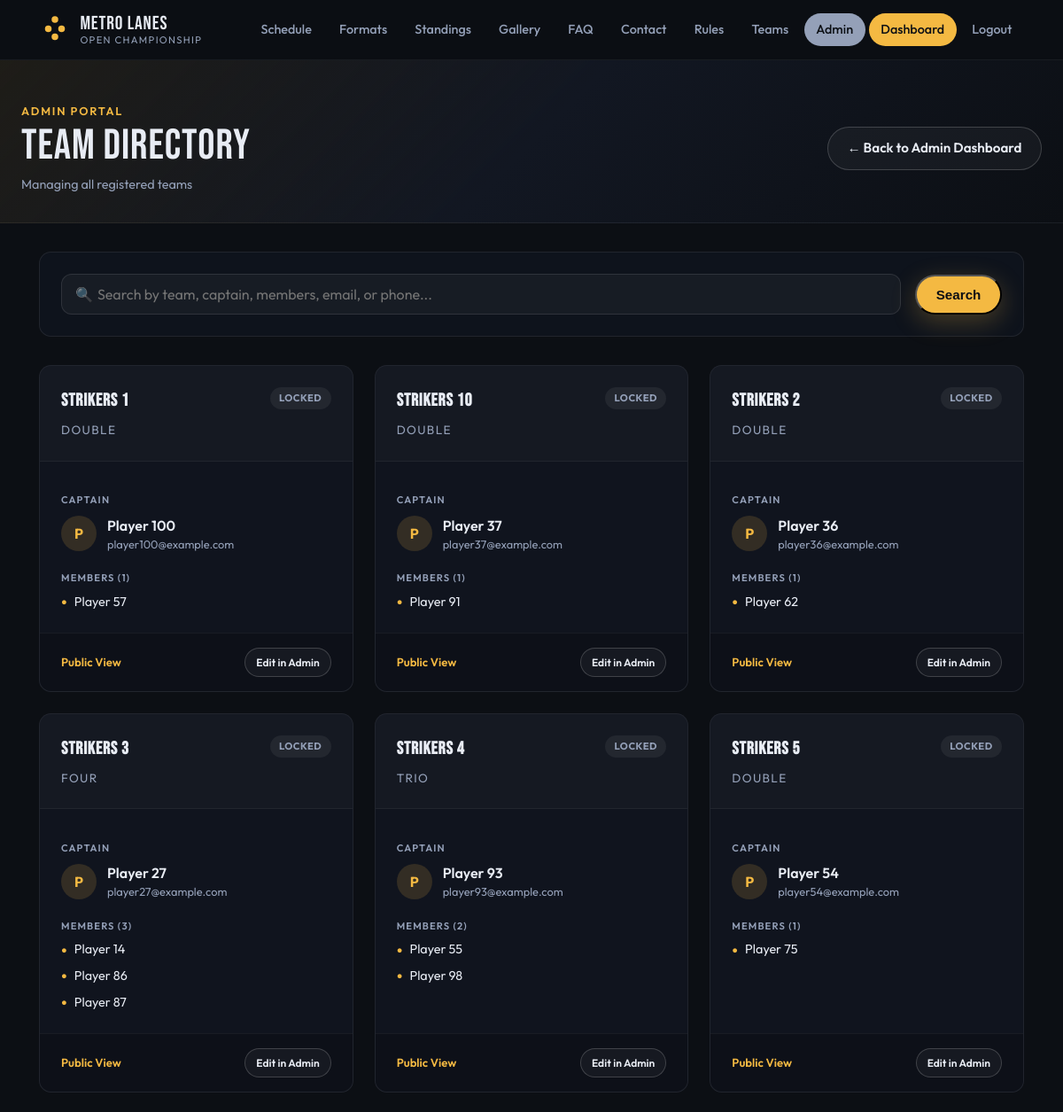
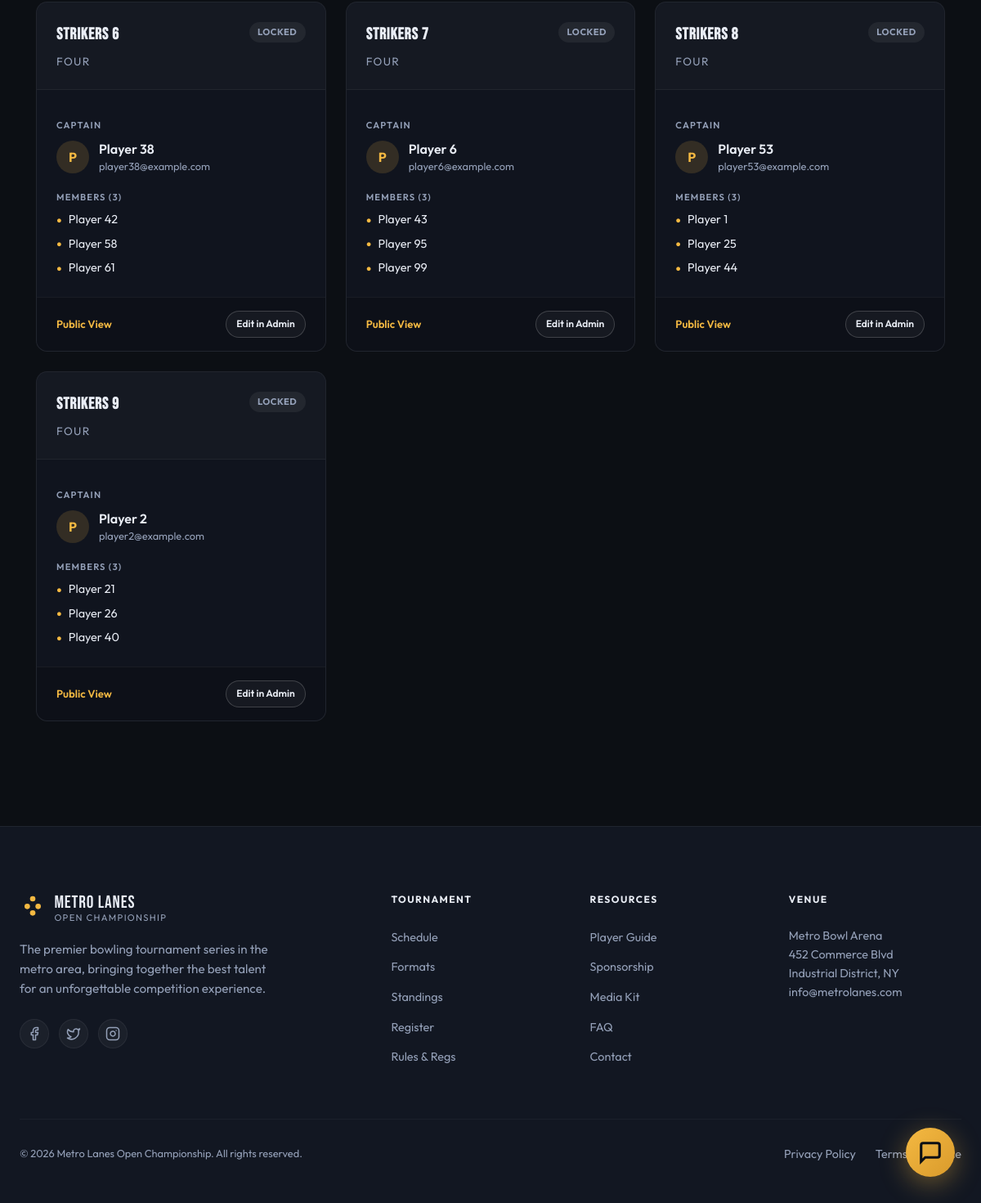
Page /manage/teams/ (signed in) on the committed database (2 pictures, top to bottom).
### core/models.py (models this page shows, shortened)
class Team(models.Model):
    choices = [
        ('Double', 'Double'),
        ('Trio', 'Trio'),
        ('Four', 'Four'),
    ]
    name = models.CharField(max_length=100)
    captain = models.ForeignKey(User, on_delete=models.CASCADE, related_name='captained_teams')
    members = models.ManyToManyField(User, related_name='member_teams')
    category = models.CharField(max_length=100, choices=choices)
    is_recruiting = models.BooleanField(default=False)

class User(AbstractUser):
    username = None
    email = models.EmailField(_('email address'), unique=True)
    GENDER_CHOICES = (
        ('M', 'Male'),
        ('F', 'Female'),
        ('O', 'Other'),
    )
    gender = models.CharField(max_length=1, choices=GENDER_CHOICES, blank=True, null=True)
    birth_date = models.DateField(blank=True, null=True)
    primary_phone = models.CharField(max_length=20, blank=True, null=True)
    secondary_phone = models.CharField(max_length=20, blank=True, null=True)
    USERNAME_FIELD = 'email'
    REQUIRED_FIELDS = []
    objects = CustomUserManager()

### core/views.py (the view, shortened to what this page needs)
# urls.py: path('manage/teams/', views.admin_team_list, name='admin_team_list'),
@staff_member_required
def admin_team_list(request):
    query = request.GET.get('q', '').strip()
    teams = Team.objects.select_related('captain').prefetch_related('members').all().order_by('name')
    return render(request, 'core/admin_team_list.html', {
        'teams': teams,
        'query': query
    })

### templates/core/admin_team_list.html (shortened to what this page needs)
{% extends "core/base.html" %}
{% load static %}
{% block content %}
<section class="dashboard">
  <div class="dash-header">
    <div class="dash-header__inner">
      <div class="dash-header__greeting">
        <p class="dash-header__eyebrow">Admin Portal</p>
        <h1 class="dash-header__title">Team Directory</h1>
        <p class="dash-header__email">Managing all registered teams</p>
      </div>
      <div class="dash-header__actions">
        <a class="btn btn--ghost" href="{% url 'admin_dashboard' %}">← Back to Admin Dashboard</a>
      </div>
    </div>
  </div>
  <div class="dash-content">
    <div style="margin-bottom: 2rem; background: rgba(18,23,34,0.6); padding: 1.5rem; border-radius: 0.85rem; border: 1px solid rgba(255,255,255,0.08);">
      <form method="get" style="display: flex; gap: 1rem; align-items: center; width: 100%;">
        <div style="position: relative; flex-grow: 1;">
          <input type="text" name="q" value="{{ query }}" placeholder="Search by team, captain, members, email, or phone..." class="form-control" style="margin: 0; padding-left: 2.5rem; width: 100%;">
          <span style="position: absolute; left: 1rem; top: 50%; transform: translateY(-50%); color: var(--text-muted); opacity: 0.5;">🔍</span>
        </div>
        <button type="submit" class="btn btn--primary">Search</button>
      </form>
    </div>
    <div style="display: grid; grid-template-columns: repeat(auto-fill, minmax(320px, 1fr)); gap: 1.5rem;">
      {% for team in teams %}
        <div class="card" style="display: flex; flex-direction: column; overflow: hidden; height: 100%;">
          <div style="padding: 1.5rem; background: rgba(255,255,255,0.02); border-bottom: 1px solid rgba(255,255,255,0.05);">
            <div style="display: flex; justify-content: space-between; align-items: flex-start; margin-bottom: 0.5rem;">
              <h2 style="margin: 0; font-size: 1.25rem; font-family: var(--font-display); letter-spacing: 0.04em;">{{ team.name }}</h2>
              <span class="badge {% if team.is_recruiting %}badge--active{% else %}badge--inactive{% endif %}" style="font-size: 0.7rem;">
                {% if team.is_recruiting %}Recruiting{% else %}Locked{% endif %}
              </span>
            </div>
            <p style="margin: 0; font-size: 0.85rem; color: var(--text-muted); text-transform: uppercase; letter-spacing: 0.1em;">{{ team.category }}</p>
          </div>
          <div style="padding: 1.5rem; flex-grow: 1;">
            <div style="margin-bottom: 1.25rem;">
              <p style="font-size: 0.7rem; font-weight: 600; text-transform: uppercase; letter-spacing: 0.1em; color: var(--text-muted); margin-bottom: 0.5rem;">Captain</p>
              <div style="display: flex; align-items: center; gap: 0.75rem;">
                <div style="width: 2.5rem; height: 2.5rem; border-radius: 50%; background: var(--accent-soft); color: var(--accent); display: flex; align-items: center; justify-content: center; font-weight: 700;">
                  {{ team.captain.email|slice:":1"|upper }}
                </div>
                <div style="min-width: 0;">
                  <p style="margin: 0; font-weight: 600; white-space: nowrap; overflow: hidden; text-overflow: ellipsis;">{{ team.captain.get_full_name|default:team.captain.email }}</p>
                  <p style="margin: 0; font-size: 0.8rem; color: var(--text-muted); white-space: nowrap; overflow: hidden; text-overflow: ellipsis;">{{ team.captain.email }}</p>
                </div>
              </div>
            </div>
            <div>
              <p style="font-size: 0.7rem; font-weight: 600; text-transform: uppercase; letter-spacing: 0.1em; color: var(--text-muted); margin-bottom: 0.5rem;">Members ({{ team.members.count }})</p>
              <ul style="list-style: none; padding: 0; margin: 0; display: flex; flex-direction: column; gap: 0.5rem;">
                {% for member in team.members.all %}
                  <li style="font-size: 0.9rem; display: flex; align-items: center; gap: 0.5rem;">
                    <span style="color: var(--accent); font-size: 0.7rem;">●</span>
                    <span style="white-space: nowrap; overflow: hidden; text-overflow: ellipsis;">{{ member.get_full_name|default:member.email }}</span>
                  </li>
                {% endfor %}
              </ul>
            </div>
          </div>
          <div style="padding: 1rem 1.5rem; background: rgba(0,0,0,0.2); border-top: 1px solid rgba(255,255,255,0.05); display: flex; justify-content: space-between; align-items: center;">
            <a href="{% url 'team_detail' team.pk %}" class="manage-action" style="padding: 0;">Public View</a>
            <a href="{% url 'admin:core_team_change' team.pk %}" class="btn btn--ghost" style="font-size: 0.75rem; padding: 0.4rem 0.75rem;">Edit in Admin</a>
          </div>
        </div>
      {% endfor %}
    </div>
  </div>
</section>
{% endblock %}

### core/static/core/css/site.css (style rules this page uses)
:root { --bg-deep: #0c0f14; --bg-panel: #121722; --text: #e8ecf4; --text-muted: #94a0b8; --accent: #f4b942; --accent-soft: rgba(244, 185, 66, 0.15); --lane: #1c2433; --lane-glow: #2a3548; --header-h: 4.25rem; --font-sans: "Outfit", system-ui, sans-serif; --font-display: "Bebas Neue", Impact, sans-serif; }
*, *::before, *::after { box-sizing: border-box; }
html { scroll-behavior: smooth; }
body { margin: 0; min-height: 100vh; font-family: var(--font-sans); font-size: 1rem; line-height: 1.5; color: var(--text); background: var(--bg-deep); }
.btn { display: inline-flex; align-items: center; justify-content: center; padding: 0.75rem 1.35rem; border-radius: 999px; font-size: 0.95rem; font-weight: 600; text-decoration: none; transition: transform 0.15s ease, box-shadow 0.15s ease, background 0.15s ease; }
.btn--primary { color: var(--bg-deep); background: var(--accent); box-shadow: 0 8px 28px rgba(244, 185, 66, 0.25); }
.btn--ghost { color: var(--text); border: 1px solid rgba(255, 255, 255, 0.18); background: rgba(255, 255, 255, 0.04); }
.card { border-radius: 0.85rem; background: rgba(18, 23, 34, 0.78); border: 1px solid rgba(255, 255, 255, 0.07); transition: border-color 0.15s ease, box-shadow 0.15s ease, transform 0.15s ease; }
.form-control { width: 100%; padding: 0.75rem 1rem; background: rgba(255, 255, 255, 0.04); border: 1px solid rgba(255, 255, 255, 0.1); border-radius: 0.75rem; color: var(--text); font-family: inherit; font-size: 1rem; transition: all 0.2s ease; }
.dashboard { min-height: calc(100vh - var(--header-h)); background: var(--bg-deep); }
.dash-header { padding: 3rem 1.25rem 2rem; background: linear-gradient(135deg, rgba(244, 185, 66, 0.08) 0%, var(--bg-panel) 50%, var(--bg-deep) 100%); border-bottom: 1px solid rgba(255, 255, 255, 0.06); }
.dash-header__inner { max-width: 72rem; margin: 0 auto; display: flex; align-items: center; justify-content: space-between; gap: 1.5rem; flex-wrap: wrap; }
.dash-header__eyebrow { margin: 0 0 0.25rem; font-size: 0.8rem; font-weight: 600; letter-spacing: 0.14em; text-transform: uppercase; color: var(--accent); }
.dash-header__title { margin: 0; font-family: var(--font-display); font-size: clamp(2rem, 5vw, 3rem); font-weight: 400; letter-spacing: 0.02em; line-height: 1.1; }
.dash-header__email { margin: 0.35rem 0 0; font-size: 0.9rem; color: var(--text-muted); }
.dash-content { max-width: 72rem; margin: 0 auto; padding: 2rem 1.25rem 4rem; }
.manage-action { display: inline-block; padding: 0.35rem 0.75rem; border-radius: 0.5rem; font-size: 0.82rem; font-weight: 600; text-decoration: none; color: var(--accent); transition: all 0.15s ease; }
.badge { display: inline-block; padding: 0.25rem 0.65rem; border-radius: 999px; font-size: 0.72rem; font-weight: 700; letter-spacing: 0.04em; text-transform: uppercase; }
.badge--inactive { background: rgba(255, 255, 255, 0.06); color: var(--text-muted); }

### rows in the picture
Team: name "Strikers 1", is_recruiting "LOCKED", category "DOUBLE", captain.email "P", captain.get_full_name "Player 100", captain.email "player100@example.com", members.count "1"
User: get_full_name "Player 57"
Team: name "Strikers 10", is_recruiting "LOCKED", category "DOUBLE", captain.email "P", captain.get_full_name "Player 37", captain.email "player37@example.com", members.count "1"
User: get_full_name "Player 91"
Team: name "Strikers 2", is_recruiting "LOCKED", category "DOUBLE", captain.email "P", captain.get_full_name "Player 36", captain.email "player36@example.com", members.count "1"
User: get_full_name "Player 62"
Team: name "Strikers 3", is_recruiting "LOCKED", category "FOUR", captain.email "P", captain.get_full_name "Player 27", captain.email "player27@example.com", members.count "3"
User: get_full_name "Player 14"
User: get_full_name "Player 86"
User: get_full_name "Player 87"
Team: name "Strikers 4", is_recruiting "LOCKED", category "TRIO", captain.email "P", captain.get_full_name "Player 93", captain.email "player93@example.com", members.count "2"
User: get_full_name "Player 55"
User: get_full_name "Player 98"
Team: name "Strikers 5", is_recruiting "LOCKED", category "DOUBLE", captain.email "P", captain.get_full_name "Player 54", captain.email "player54@example.com", members.count "1"
User: get_full_name "Player 75"
Team: name "Strikers 6", is_recruiting "LOCKED", category "FOUR", captain.email "P", captain.get_full_name "Player 38", captain.email "player38@example.com", members.count "3"
User: get_full_name "Player 42"
User: get_full_name "Player 58"
User: get_full_name "Player 61"
Team: name "Strikers 7", is_recruiting "LOCKED", category "FOUR", captain.email "P", captain.get_full_name "Player 6", captain.email "player6@example.com", members.count "3"
User: get_full_name "Player 43"
User: get_full_name "Player 95"
User: get_full_name "Player 99"
Team: name "Strikers 8", is_recruiting "LOCKED", category "FOUR", captain.email "P", captain.get_full_name "Player 53", captain.email "player53@example.com", members.count "3"
User: get_full_name "Player 1"
User: get_full_name "Player 25"
User: get_full_name "Player 44"
Team: name "Strikers 9", is_recruiting "LOCKED", category "FOUR", captain.email "P", captain.get_full_name "Player 2", captain.email "player2@example.com", members.count "3"
User: get_full_name "Player 21"
User: get_full_name "Player 26"
User: get_full_name "Player 40"
